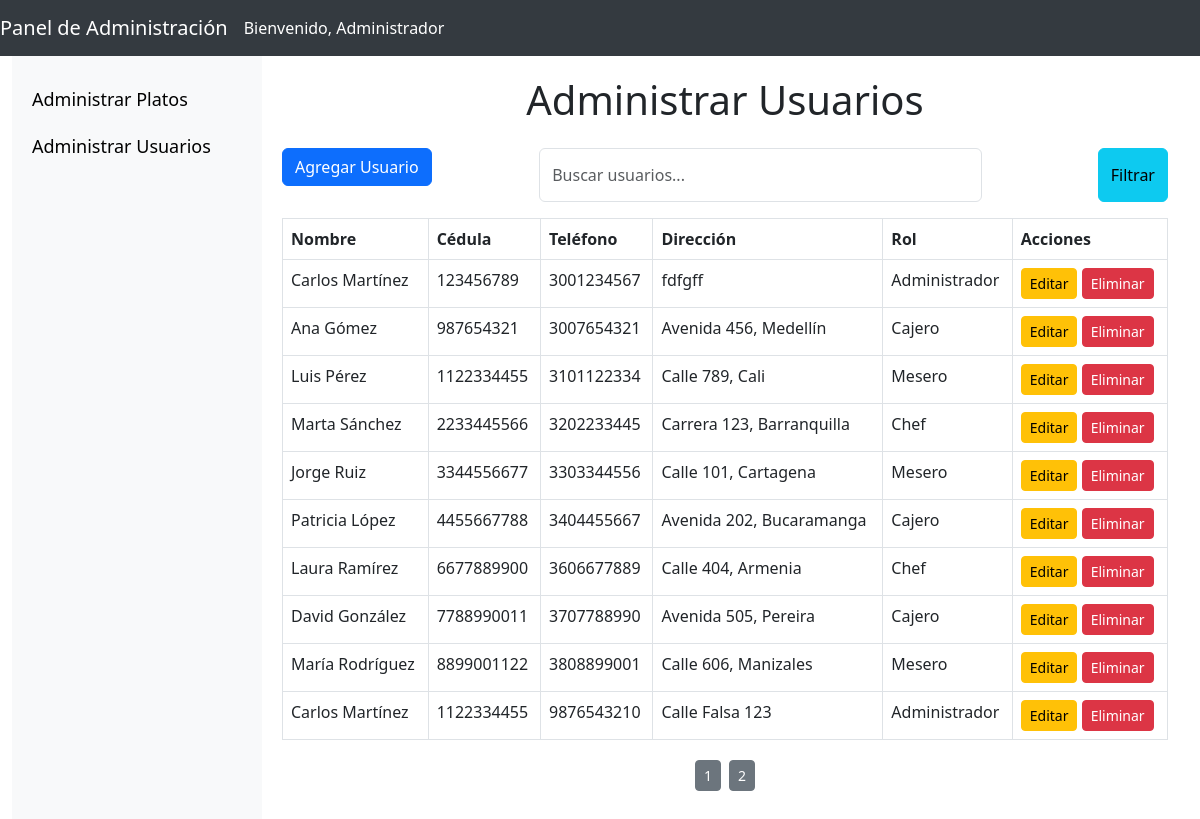
/admin_usuarios.php, run on the app's committed database.
### tables this page shows
CREATE TABLE `usuarios` (
  `id` int(11) NOT NULL,
  `nombre` varchar(255) NOT NULL,
  `cedula` varchar(20) NOT NULL,
  `telefono` varchar(20) NOT NULL,
  `direccion` text NOT NULL,
  `rol` varchar(50) NOT NULL
);

### admin_usuarios.php (the view, shortened to what this page needs)
<?php include 'conexion.php';?>
<!DOCTYPE html>
<html lang="es">
<head>
    <link href="https://cdn.jsdelivr.net/npm/bootstrap@5.3.0/dist/css/bootstrap.min.css" rel="stylesheet">
</head>
<body>
<nav class="navbar navbar-expand-lg navbar-custom">
    <a class="navbar-brand" href="#">Panel de Administración</a>
    <div class="navbar-text">Bienvenido, Administrador</div>
</nav>
<div class="container-fluid">
    <div class="sidebar">
        <a href="index.php">Administrar Platos</a>
        <a href="admin_usuarios.php">Administrar Usuarios</a>
    </div>
    <div class="content">
        <div class="section">
        <h1 class="text-center mb-4">Administrar Usuarios</h1>
            <div class="d-flex justify-content-between mb-3">
                <a href="formulario_usuario.php" class="btn btn-primary mb-3">Agregar Usuario</a>
                <input type="text" id="searchInput" class="form-control w-50" placeholder="Buscar usuarios...">
                <button class="btn btn-info ms-2" onclick="filterTable()">Filtrar</button>
            </div>
            <table id="usuariosTable" class="table table-bordered">
                <thead>
                    <tr>
                        <th>Nombre</th>
                        <th>Cédula</th>
                        <th>Teléfono</th>
                        <th>Dirección</th>
                        <th>Rol</th>
                        <th>Acciones</th>
                    </tr>
                </thead>
                <tbody>
                    <?php
                    $items_per_page = 10;
                    $current_page = isset($_GET['page']) ? $_GET['page'] : 1;
                    $offset = ($current_page - 1) * $items_per_page;
                    $sql_usuarios = "SELECT * FROM usuarios LIMIT $offset, $items_per_page";
                    $resultado_usuarios = $conexion->query($sql_usuarios);
                    while ($fila_usuarios = $resultado_usuarios->fetch_assoc()) {
                        echo "<tr>
                                <td>{$fila_usuarios['nombre']}</td>
                                <td>{$fila_usuarios['cedula']}</td>
                                <td>{$fila_usuarios['telefono']}</td>
                                <td>{$fila_usuarios['direccion']}</td>
                                <td>{$fila_usuarios['rol']}</td>
                                <td>
                                    <a href='editar_usuario.php?id={$fila_usuarios['id']}' class='btn btn-warning btn-sm'>Editar</a>
                                    <a href='eliminar_usuario.php?id={$fila_usuarios['id']}' class='btn btn-danger btn-sm' onclick='return confirm(\"¿Estás seguro?\")'>Eliminar</a>
                                </td>
                            </tr>";
                    }
                    ?>
                </tbody>
            </table>
            <div class="pagination-container">
                <?php
                $sql_total_usuarios = "SELECT COUNT(*) AS total FROM usuarios";
                $result_total_usuarios = $conexion->query($sql_total_usuarios);
                $total_usuarios = $result_total_usuarios->fetch_assoc()['total'];
                $total_pages = ceil($total_usuarios / $items_per_page);
                for ($i = 1; $i <= $total_pages; $i++) {
                    echo "<a href='admin_usuarios.php?page=$i' class='btn btn-secondary btn-sm mx-1'>$i</a>";
                }
                ?>
            </div>
        </div>
    </div>
</div>
</body>
</html>

### admin_usuarios.php (style rules this page uses)
body { display: flex; min-height: 100vh; flex-direction: column; }
.container-fluid { display: flex; flex: 1; }
.sidebar { width: 250px; background-color: #f8f9fa; height: 100vh; padding-top: 20px; position: fixed; }
.sidebar a { padding: 10px 20px; text-decoration: none; color: #000; display: block; font-size: 18px; }
.content { margin-left: 250px; padding: 20px; flex: 1; }
.navbar-custom { background-color: #343a40; }
.navbar-custom .navbar-brand, .navbar-custom .navbar-text { color: white; }
.section { margin-bottom: 40px; }
.pagination-container { display: flex; justify-content: center; margin-top: 20px; }

### data on the page
usuarios: nombre "Carlos Martínez", cedula "123456789", telefono "3001234567", direccion "fdfgff", rol "Administrador"
usuarios: nombre "Ana Gómez", cedula "987654321", telefono "3007654321", direccion "Avenida 456, Medellín", rol "Cajero"
usuarios: nombre "Luis Pérez", cedula "1122334455", telefono "3101122334", direccion "Calle 789, Cali", rol "Mesero"
usuarios: nombre "Marta Sánchez", cedula "2233445566", telefono "3202233445", direccion "Carrera 123, Barranquilla", rol "Chef"
usuarios: nombre "Jorge Ruiz", cedula "3344556677", telefono "3303344556", direccion "Calle 101, Cartagena", rol "Mesero"
usuarios: nombre "Patricia López", cedula "4455667788", telefono "3404455667", direccion "Avenida 202, Bucaramanga", rol "Cajero"
usuarios: nombre "Laura Ramírez", cedula "6677889900", telefono "3606677889", direccion "Calle 404, Armenia", rol "Chef"
usuarios: nombre "David González", cedula "7788990011", telefono "3707788990", direccion "Avenida 505, Pereira", rol "Cajero"
usuarios: nombre "María Rodríguez", cedula "8899001122", telefono "3808899001", direccion "Calle 606, Manizales", rol "Mesero"
usuarios: nombre "Carlos Martínez", cedula "1122334455", telefono "9876543210", direccion "Calle Falsa 123", rol "Administrador"
